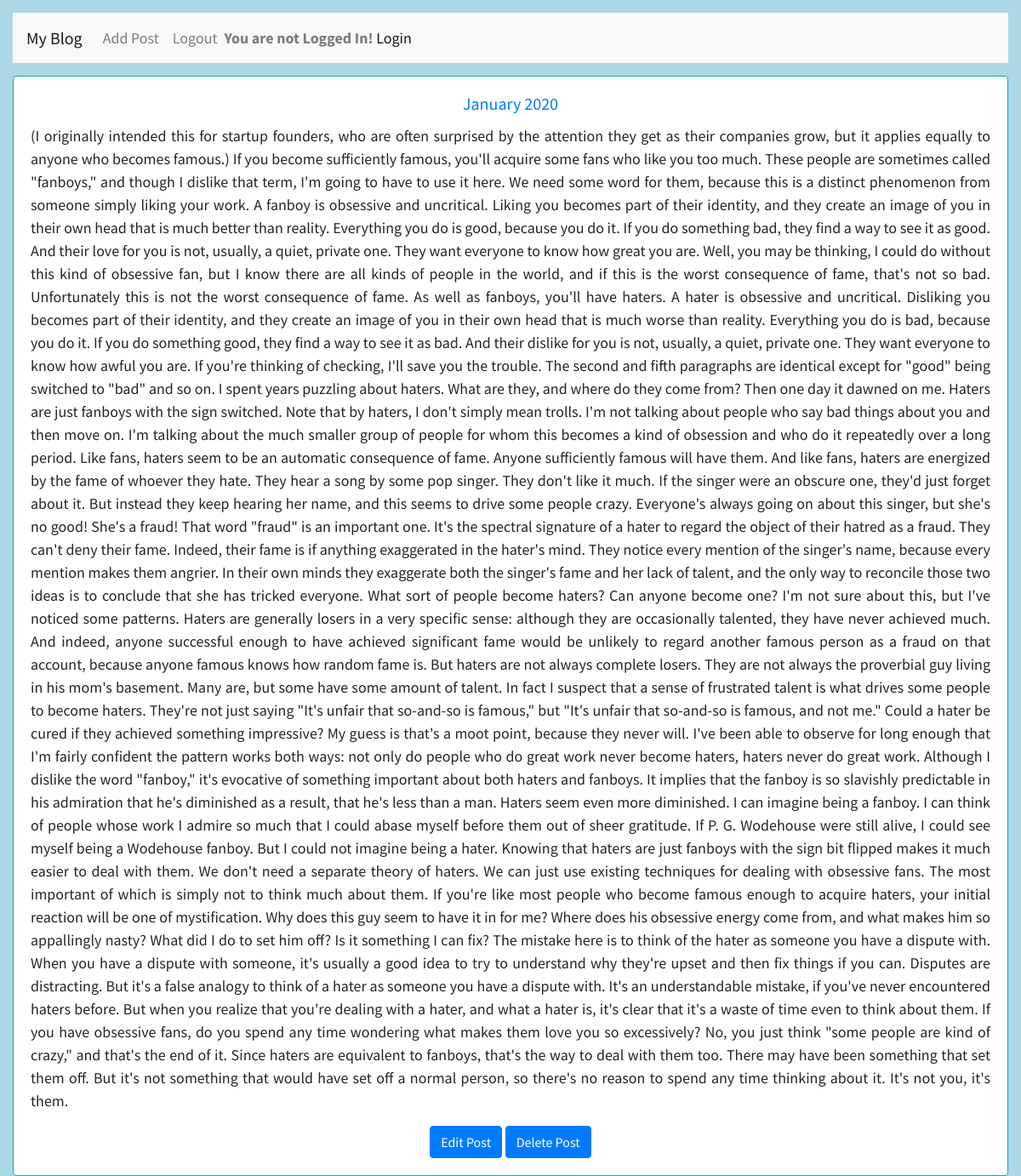
The page /post/35/ on the database its author committed.
### blog/models.py (models this page shows, shortened)
class Post(models.Model):
    title = models.CharField(max_length=200)
    author = models.ForeignKey('auth.User', on_delete=models.CASCADE,)
    body = models.TextField()

### blog/views.py (the view)
# urls.py: path('post/<int:pk>/', BlogDetailView.as_view(), name='post_detail'),
class BlogDetailView(DetailView):
    model = Post
    template_name = 'post_detail.html'

### templates/post_detail.html (shortened to what this page needs)
{% extends 'base.html' %}
{% block content %}
    <div class="row text-center align-items-center">
        <div class="col">
          <div class="card border-info" style="width: 100%;">
            <div class="card-body">
              <h5 class="card-title"><a href="{% url 'post_detail' post.pk %}">{{ post.title }}</a></h5>
              <p class="card-text text-justify" >{{ post.body }}</p>
    <a href="{% url 'post_edit' post.pk %}">
      <button type="submit" value="Edit" class="btn btn-primary">Edit Post</button>
  </a>
  <a href="{% url 'post_delete' post.pk %}">
      <button type="submit" value="Delete" class="btn btn-primary">Delete Post</button>
  </a>
            </div>
          </div>
        </div>
    </div>
{% endblock content %}

### static/css/base.css (style rules this page uses)
body { background-color: lightblue; font-family: 'Source Sans Pro', sans-serif; font-size: 18px; }

### rows shown on the page
Post: title "January 2020", body "(I originally intended this for startup founders, who are often surprised by the attention they get as their companies grow, but it applies equally to anyone who becomes famous.) If you become sufficiently famous, you'll acquire some fans who like you too much. These people are sometimes called \"fanboys,\" and though I dislike that term, I'm going to have to use it here. We need some word for them, because this is a distinct phenomenon from someone simply liking your work. A fanboy is obsessive and uncritical. Liking you becomes part of their identity, and they create an image of you in their own head that is much better than reality. Everything you do is good, because you do it. If you do…"
